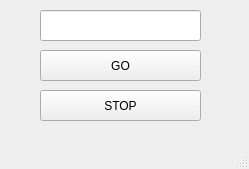
<?xml version="1.0" encoding="UTF-8"?>
<ui version="4.0">
 <class>MainWindow</class>
 <widget class="QMainWindow" name="MainWindow">
  <property name="geometry">
   <rect>
    <x>0</x>
    <y>0</y>
    <width>249</width>
    <height>169</height>
   </rect>
  </property>
  <property name="windowTitle">
   <string>MainWindow</string>
  </property>
  <widget class="QWidget" name="centralwidget">
   <widget class="QPushButton" name="goBtn">
    <property name="geometry">
     <rect>
      <x>40</x>
      <y>50</y>
      <width>161</width>
      <height>31</height>
     </rect>
    </property>
    <property name="text">
     <string>GO</string>
    </property>
   </widget>
   <widget class="QPushButton" name="stopBtn">
    <property name="geometry">
     <rect>
      <x>40</x>
      <y>90</y>
      <width>161</width>
      <height>31</height>
     </rect>
    </property>
    <property name="text">
     <string>STOP</string>
    </property>
   </widget>
   <widget class="QLineEdit" name="statusLine">
    <property name="geometry">
     <rect>
      <x>40</x>
      <y>10</y>
      <width>161</width>
      <height>31</height>
     </rect>
    </property>
    <property name="alignment">
     <set>Qt::AlignCenter</set>
    </property>
   </widget>
  </widget>
  <widget class="QMenuBar" name="menubar">
   <property name="geometry">
    <rect>
     <x>0</x>
     <y>0</y>
     <width>249</width>
     <height>22</height>
    </rect>
   </property>
  </widget>
  <widget class="QStatusBar" name="statusbar"/>
 </widget>
 <resources/>
 <connections/>
</ui>
